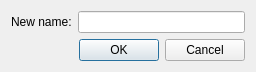
<?xml version="1.0" encoding="UTF-8"?>
<ui version="4.0">
 <class>DialogSetRename</class>
 <widget class="QDialog" name="DialogSetRename">
  <property name="geometry">
   <rect>
    <x>0</x>
    <y>0</y>
    <width>256</width>
    <height>69</height>
   </rect>
  </property>
  <property name="windowTitle">
   <string>Rename</string>
  </property>
  <layout class="QGridLayout" name="gridLayout">
   <item row="0" column="0">
    <layout class="QFormLayout" name="formLayout">
     <item row="0" column="0">
      <widget class="QLabel" name="label">
       <property name="text">
        <string>New name:</string>
       </property>
      </widget>
     </item>
     <item row="0" column="1">
      <widget class="QLineEdit" name="newNamelineEdit"/>
     </item>
    </layout>
   </item>
   <item row="1" column="0">
    <widget class="QDialogButtonBox" name="buttonBox">
     <property name="orientation">
      <enum>Qt::Horizontal</enum>
     </property>
     <property name="standardButtons">
      <set>QDialogButtonBox::Cancel|QDialogButtonBox::Ok</set>
     </property>
    </widget>
   </item>
  </layout>
 </widget>
 <resources/>
 <connections>
  <connection>
   <sender>buttonBox</sender>
   <signal>accepted()</signal>
   <receiver>DialogSetRename</receiver>
   <slot>accept()</slot>
   <hints>
    <hint type="sourcelabel">
     <x>248</x>
     <y>254</y>
    </hint>
    <hint type="destinationlabel">
     <x>157</x>
     <y>274</y>
    </hint>
   </hints>
  </connection>
  <connection>
   <sender>buttonBox</sender>
   <signal>rejected()</signal>
   <receiver>DialogSetRename</receiver>
   <slot>reject()</slot>
   <hints>
    <hint type="sourcelabel">
     <x>316</x>
     <y>260</y>
    </hint>
    <hint type="destinationlabel">
     <x>286</x>
     <y>274</y>
    </hint>
   </hints>
  </connection>
 </connections>
</ui>
